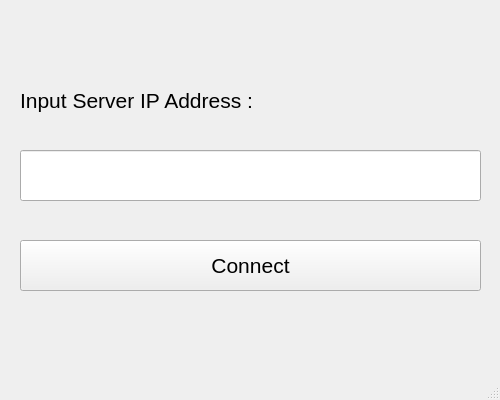
<?xml version="1.0" encoding="UTF-8"?>
<ui version="4.0">
 <class>Launcher</class>
 <widget class="QMainWindow" name="Launcher">
  <property name="geometry">
   <rect>
    <x>0</x>
    <y>0</y>
    <width>500</width>
    <height>400</height>
   </rect>
  </property>
  <property name="windowTitle">
   <string>Launcher</string>
  </property>
  <widget class="QWidget" name="centralwidget">
   <widget class="QLabel" name="label">
    <property name="geometry">
     <rect>
      <x>20</x>
      <y>80</y>
      <width>461</width>
      <height>41</height>
     </rect>
    </property>
    <property name="font">
     <font>
      <pointsize>16</pointsize>
     </font>
    </property>
    <property name="text">
     <string>Input Server IP Address :</string>
    </property>
   </widget>
   <widget class="QLineEdit" name="lineEdit_IP">
    <property name="geometry">
     <rect>
      <x>20</x>
      <y>150</y>
      <width>461</width>
      <height>51</height>
     </rect>
    </property>
    <property name="font">
     <font>
      <pointsize>16</pointsize>
     </font>
    </property>
   </widget>
   <widget class="QPushButton" name="btn_Connect">
    <property name="geometry">
     <rect>
      <x>20</x>
      <y>240</y>
      <width>461</width>
      <height>51</height>
     </rect>
    </property>
    <property name="font">
     <font>
      <pointsize>16</pointsize>
     </font>
    </property>
    <property name="text">
     <string>Connect</string>
    </property>
   </widget>
  </widget>
  <widget class="QMenuBar" name="menubar">
   <property name="geometry">
    <rect>
     <x>0</x>
     <y>0</y>
     <width>500</width>
     <height>26</height>
    </rect>
   </property>
  </widget>
  <widget class="QStatusBar" name="statusbar"/>
 </widget>
 <resources/>
 <connections/>
</ui>
